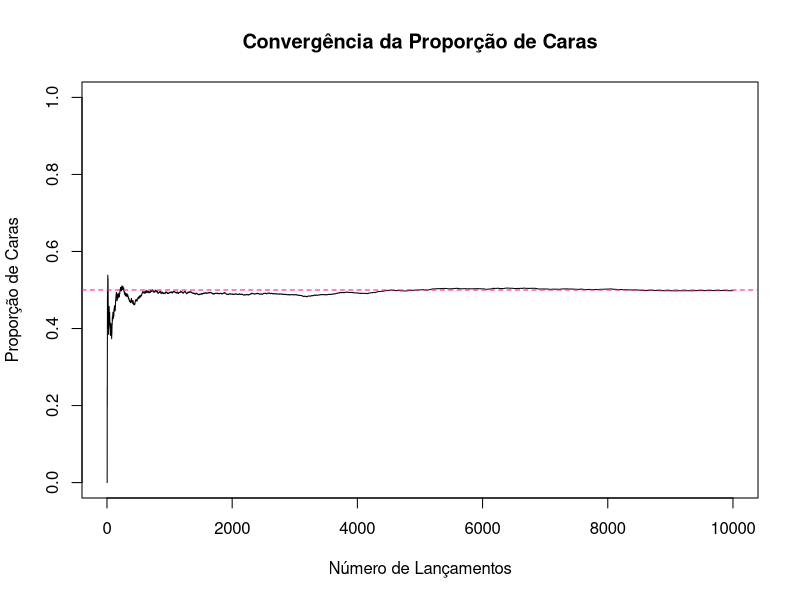
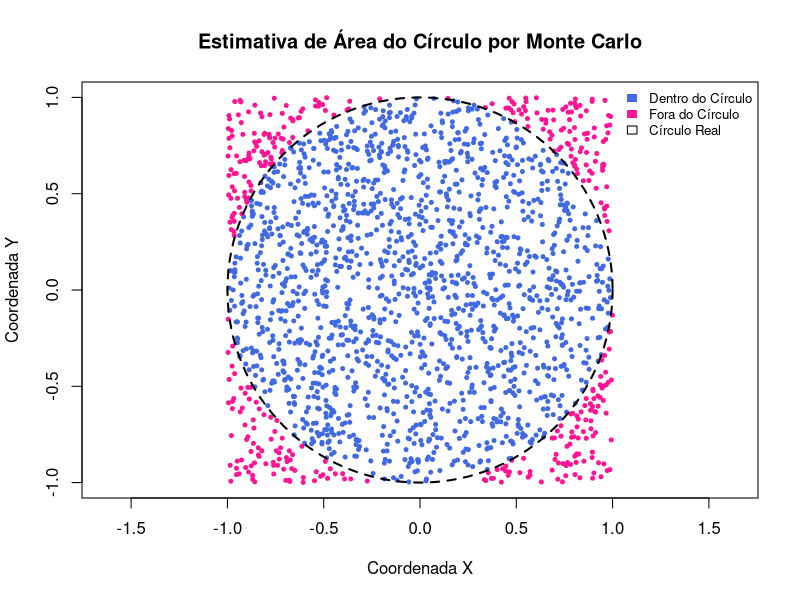
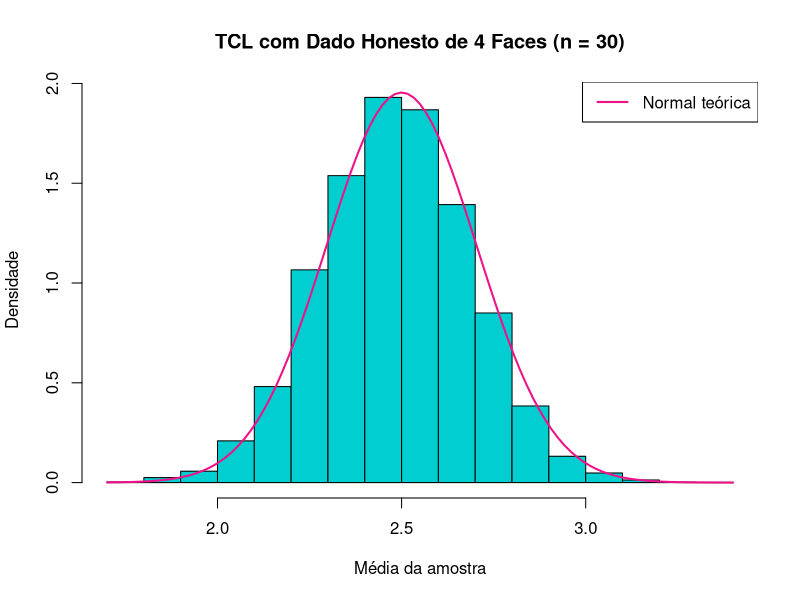

The R script that drew these images, in order: (Note: this script raises an error after producing the figures.)
## ---- chunk 1
set.seed(123)

# Número de lançamentos
n_lancamentos <- 10000

# Simular lançamentos de moeda (0 = coroa, 1 = cara)
resultados <- sample(c(0, 1), size = n_lancamentos, replace = TRUE)

# Calcular a proporção de caras
proporcao_caras <- sum(resultados) / n_lancamentos

cat("Número de lançamentos:", n_lancamentos, "\n")
cat("Proporção de caras simulada:", proporcao_caras, "\n")

# Para ver a convergência ao longo do tempo (Lei dos Grandes Números)
proporcoes_acumuladas <- cumsum(resultados) / (1:n_lancamentos)

plot(proporcoes_acumuladas, type = "l",
     main = "Convergência da Proporção de Caras",
     xlab = "Número de Lançamentos",
     ylab = "Proporção de Caras",
     ylim = c(0, 1))
abline(h = 0.5, col = "deeppink", lty = 2)
## ---- chunk 2
# Define a semente para garantir reprodutibilidade dos resultados
set.seed(123)

# Definir o número de pontos 
n_pontos <- 10000

# Gerar coordenadas X e Y aleatórias para os pontos 
# dentro do quadrado [-1, 1] x [-1, 1]
x_coords <- runif(n_pontos, min = -1, max = 1)
y_coords <- runif(n_pontos, min = -1, max = 1)

# Calcular a distância ao quadrado até a origem para cada ponto
distancia_ao_quadrado <- x_coords^2 + y_coords^2

# Contar quantos pontos caem dentro do círculo de raio 1
pontos_dentro_circulo <- sum(distancia_ao_quadrado <= 1)

# Calcular a proporção de pontos dentro do círculo
proporcao_no_circulo <- pontos_dentro_circulo / n_pontos

# Estimar a área do círculo (área do quadrado é 4)
area_circulo_estimada <- proporcao_no_circulo * 4

# Mostrar resultados
cat("Total de pontos jogados:", n_pontos, "\n")
cat("Pontos que caíram dentro do círculo:", pontos_dentro_circulo, "\n")
cat("Proporção de pontos dentro do círculo:", proporcao_no_circulo, "\n")
cat("Estimativa da Área do Círculo (ou Pi):", area_circulo_estimada, "\n")
cat("Valor real de Pi (Área do Círculo de raio 1):", pi, "\n")
## ---- chunk 3
# Para visualização, limitar a quantidade de pontos no gráfico (ex: 2000)
indices_para_plot <- sample(1:n_pontos, min(n_pontos, 2000))

# Plotar os pontos: azul se dentro do círculo, vermelho se fora
plot(x_coords[indices_para_plot], y_coords[indices_para_plot],
     pch = 20, cex = 0.8,
     col = ifelse(distancia_ao_quadrado[indices_para_plot] <= 1, "royalblue", "deeppink"),
     main = "Estimativa de Área do Círculo por Monte Carlo",
     xlab = "Coordenada X", ylab = "Coordenada Y",
     xlim = c(-1, 1), ylim = c(-1, 1),
     asp = 1)  # asp=1 para eixos com mesma escala

# Adicionar o contorno do círculo real
symbols(x = 0, y = 0, circles = 1, add = TRUE, inches = FALSE,
        col = NA, border = "black", lty = 2, lwd = 2)

# Legenda
legend("topright", c("Dentro do Círculo", "Fora do Círculo", "Círculo Real"),
       fill = c("royalblue", "deeppink", NA), border = c(NA, NA, "black"),
       bty = "n", cex = 0.8)
## ---- chunk 4
# Definindo parâmetros
n_tentativas <- 10
prob_sucesso <- 0.5
n_experimentos <- 100
## ---- chunk 5
# Simula 100 experimentos da binomial(n = 10, p = 0.5)
resultados <- rbinom(n_experimentos, size = n_tentativas, prob = prob_sucesso)
## ---- chunk 6
# Probabilidade de sair exatamente 5 caras em 10 lançamentos
dbinom(5, size = 10, prob = 0.5)
## ---- chunk 7
# Probabilidade de sair 5 ou menos caras em 10 lançamentos
pbinom(5, size = 10, prob = 0.5)
## ---- chunk 8
# Qual o menor n de sucessos tal que a prob acumulada seja ao menos 0.8?
qbinom(0.8, size = 10, prob = 0.5)
## ---- chunk 9
set.seed(123)

n <- 30      # tamanho da amostra
m <- 10000   # número de repetições

# Gerar N médias amostrais de amostras de tamanho n com valores de 1 a 4
medias <- replicate(m, mean(sample(1:4, n, replace = TRUE)))

# Parâmetros teóricos
media_teorica <- 2.5
desvio_padrao <- sqrt(1.25 / n)

hist(medias, freq = FALSE, col = "darkturquoise",
     main = "TCL com Dado Honesto de 4 Faces (n = 30)",
     xlab = "Média da amostra", ylab = "Densidade")

# Adicionando a curva normal teórica
curve(dnorm(x, mean = media_teorica, sd = desvio_padrao),
      col = "deeppink2", lwd = 2, add = TRUE)

legend("topright", legend = "Normal teórica", col = "deeppink2", lwd = 2)
## ---- chunk 10
set.seed(666) 

# Parâmetros da simulação
m = 200     # tamanho da amostra original
p = 0.6     # probabilidade de sucesso 
n = 10      # número de tentativas em cada experimento 
M = 1000    # número de repetições da simulação

# Simulando várias amostras independentes da distribuição binomial
S=matrix(rbinom(m*M,n,p),ncol=M)
variancias = apply(S,2,var)
b=c(min(variancias),max(variancias),nclass.Sturges(variancias))

hist1 <- tibble(variancias) %>% ggplot() + theme_bw() +
  ggtitle("Várias Amostras") +  xlim(b[1],b[2]) +
  geom_histogram(aes(x=variancias,y=..density..),
      bins=b[3],col="black",fill="deeppink")

# Fazendo reamostragem da primeira amostra
B <- apply(matrix(rep(1,M)),1,
           function(y){sample(S[,1],length(S[,1]),replace=TRUE)})
variancias = apply(B,2,var)

hist2 <- tibble(variancias) %>% ggplot() + theme_bw() + 
  ggtitle("Reamostragem") + xlim(b[1],b[2]) +
  geom_histogram(aes(x=variancias,y=..density..),
      bins=b[3],col="black",fill="darkturquoise")

ggpubr::ggarrange(hist1,hist2,ncol=1)
## ---- chunk 11
observado <- matrix(c(
  2, 3, 3, 4, 0, 0,   # Dado de 4 faces
  2, 1, 2, 3, 2, 1    # Dado de 6 faces
), nrow = 2, byrow = TRUE)

rownames(observado) <- c("Dado de 4 faces", "Dado de 6 faces")
colnames(observado) <- paste0("Face ", 1:6)

observado_df <- as.data.frame(observado) %>%
  rownames_to_column("X / Y") %>%
  mutate(Total = rowSums(select(., starts_with("Face"))))

totais_colunas <- colSums(observado_df[,-1])  
linha_total <- c("Total", as.numeric(totais_colunas))
observado_df <- rbind(observado_df, linha_total)

observado_df %>%
  kbl(align = 'c', format = knitr::opts_knit$get("rmarkdown.pandoc.to"), 
      booktabs = TRUE) %>% 
  kable_styling(
    bootstrap_options = if (knitr::is_html_output()) c("striped","hover", 
                            "bordered", "condensed") else NULL, 
    latex_options = if (knitr::is_latex_output()) c("striped", "hold_position") 
    else NULL) %>% 
  row_spec(0, bold = TRUE,
           color = if (knitr::is_latex_output()) "black" else "white", 
           background = if (knitr::is_latex_output()) "#D3D3D3" else "firebrick")
## ---- chunk 12
n <- sum(observado)
linha_totais <- rowSums(observado)
coluna_totais <- colSums(observado)

esperado <- outer(linha_totais, coluna_totais, FUN = function(r, c) r * c / n)
rownames(esperado) <- rownames(observado)
colnames(esperado) <- colnames(observado)
esperado <- round(esperado, 2)

esperado_df <- as.data.frame(esperado) %>%
  rownames_to_column("X / Y") %>%
  mutate(Total = rowSums(across(where(is.numeric))))

totais_colunas <- colSums(select(esperado_df, where(is.numeric)))

# Criar linha total com os mesmos tipos de dados
linha_total <- tibble(
  `X / Y` = "Total",
  !!!as.list(totais_colunas)
)

esperado_df <- bind_rows(esperado_df, linha_total)

esperado_df %>%
  kbl(align = 'c', format = knitr::opts_knit$get("rmarkdown.pandoc.to"), 
      booktabs = TRUE) %>% 
  kable_styling(
    bootstrap_options = if (knitr::is_html_output()) c("striped","hover", 
                            "bordered", "condensed") else NULL, 
    latex_options = if (knitr::is_latex_output()) c("striped", "hold_position") 
    else NULL) %>% 
  row_spec(0, bold = TRUE,
           color = if (knitr::is_latex_output()) "black" else "white", 
           background = if (knitr::is_latex_output()) "#D3D3D3" else "firebrick")
## ---- chunk 13
qui_obs <- sum((observado - esperado)^2 / esperado)
qui_obs
## ---- chunk 14
set.seed(123)

simular_qui <- function(n_sim = 100, n_obs = 23) {
  qui_sim <- numeric(n_sim)
  
  for (i in 1:n_sim) {
    # Gerando X ~ unif{4, 6}
    x <- sample(c(4, 6), size = n_obs, replace = TRUE)
    
    # Para cada xi, gerar y ~ unif{1, ..., xi}
    y <- mapply(function(xi) sample(1:xi, 1), xi = x)
    
    # Tabela com valores simulados
    tabela_sim <- table(factor(x, levels = c(4, 6)), factor(y, levels = 1:6))
    
    # Totais marginais e esperados (para o cálculo de valor esperado)
    linha_totais <- rowSums(tabela_sim)
    coluna_totais <- colSums(tabela_sim)
    total <- sum(tabela_sim)
    
    esperado_sim <- outer(linha_totais, coluna_totais, FUN = function(r, c) r * c / total)
    
    # Calcular Q² apenas nas células com esperado > 0
    valido <- esperado_sim > 0
    Q2 <- sum((tabela_sim[valido] - esperado_sim[valido])^2 / esperado_sim[valido])
    
    qui_sim[i] <- Q2}
  
  return(qui_sim)}

qui_simulados <- simular_qui()
## ---- chunk 15
quantil_95 <- quantile(qui_simulados, 0.95)
quantil_95
## ---- chunk 16
hist(qui_simulados)
## ---- chunk 17
qui_obs > quantil_95
